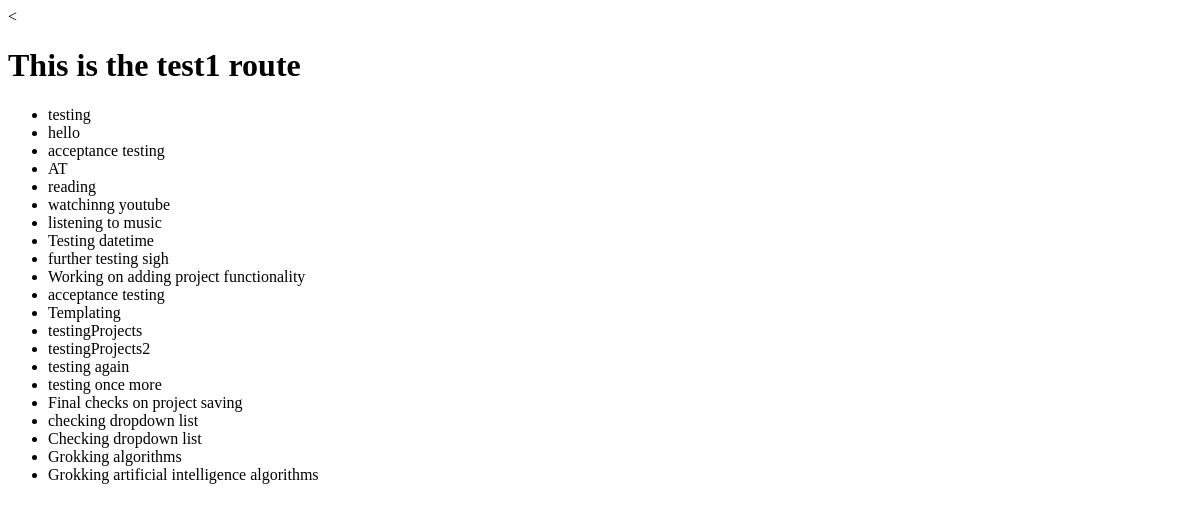
/todolist/test1, run on an earlier commit of the app's database.
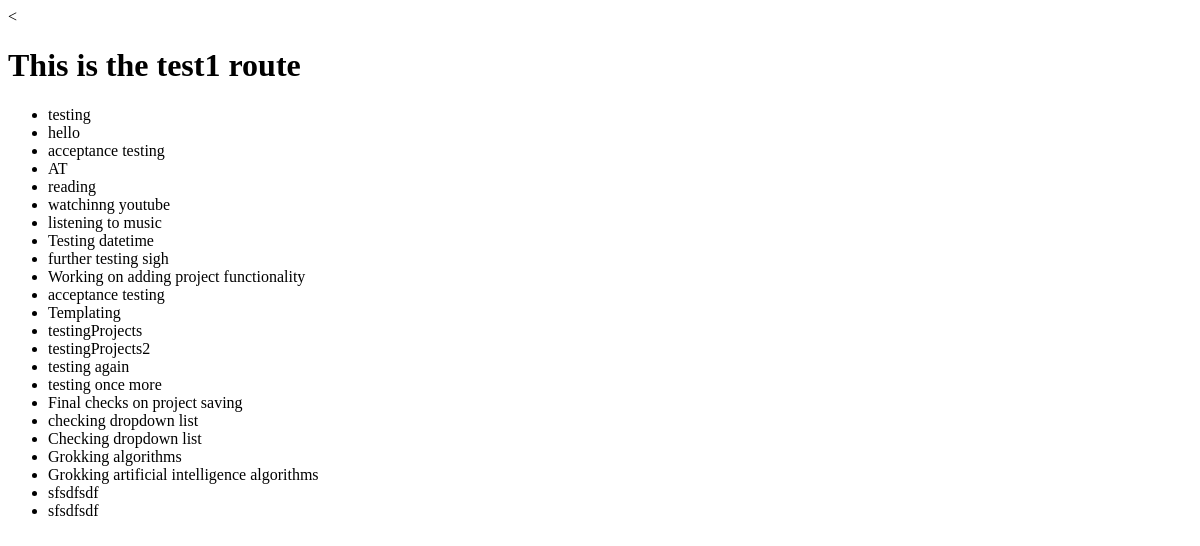
And on a later commit of the database.
### todolist/models.py (models this page shows)
class todoList(models.Model):
    item = models.CharField(max_length=60)
    userID = models.ForeignKey(settings.AUTH_USER_MODEL, on_delete=models.CASCADE, default = 0)
    duration = models.DurationField(default=timedelta(hours=0, minutes=0, seconds=0))
    entryTime = models.DateTimeField(default=datetime.now)
    associatedProject = models.CharField(max_length=60, default="No Project")

### todolist/views.py (the view)
# urls.py: path('test1', views.test1, name='test'),
def test1(request):
    tasks = todoList.objects.all()
    return render(request, 'index.html', context={'tasks': tasks})

### todolist/templates/todolist/index.html (shortened to what this page needs)
<<!DOCTYPE html>
<html lang="en" dir="ltr">
  <head>
  </head>
  <body>
    <h1>This is the test1 route</h1>
    {% if tasks %}
    <ul>
      {% for task in tasks %}
        <li>{{task.item}}</li>
      {% endfor %}
    </ul>
    {% endif %}
  </body>
</html>

What changed in the data, as far as the page shows it:
added todoList: item "sfsdfsdf"
added todoList: item "sfsdfsdf"
